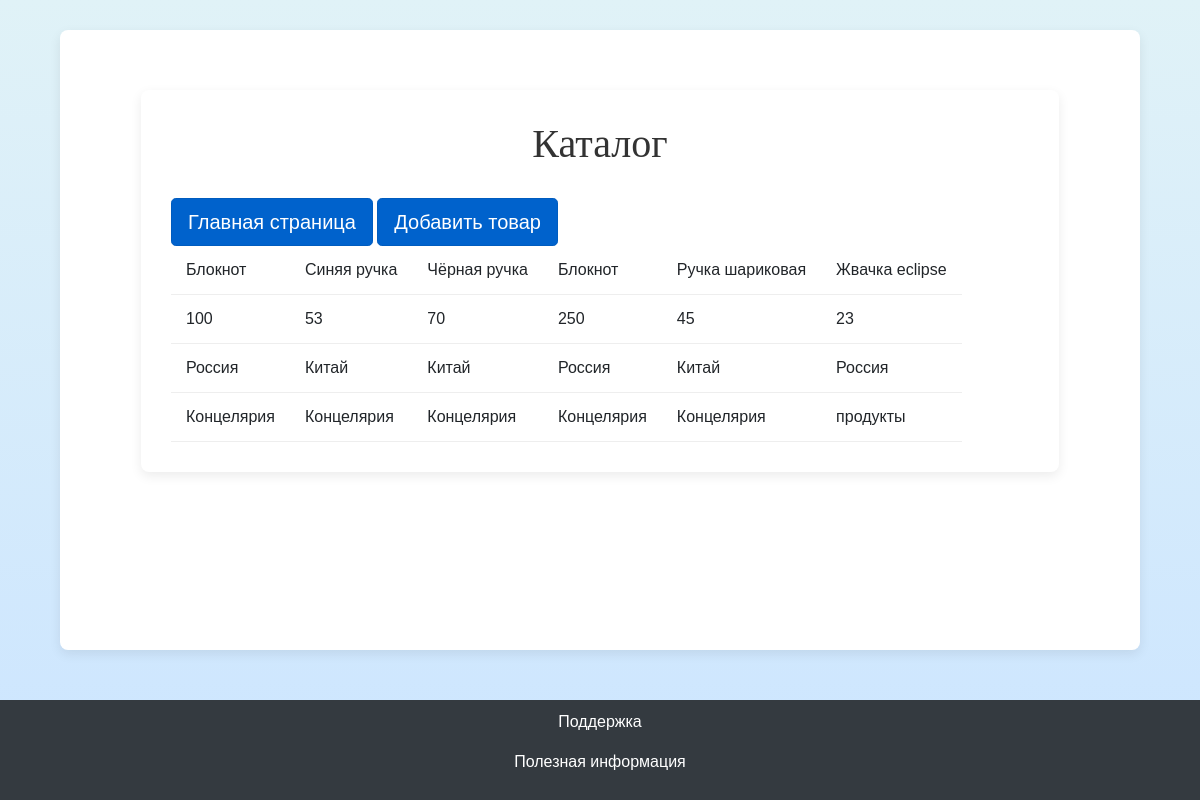
The page /catalog on the database as committed earlier.
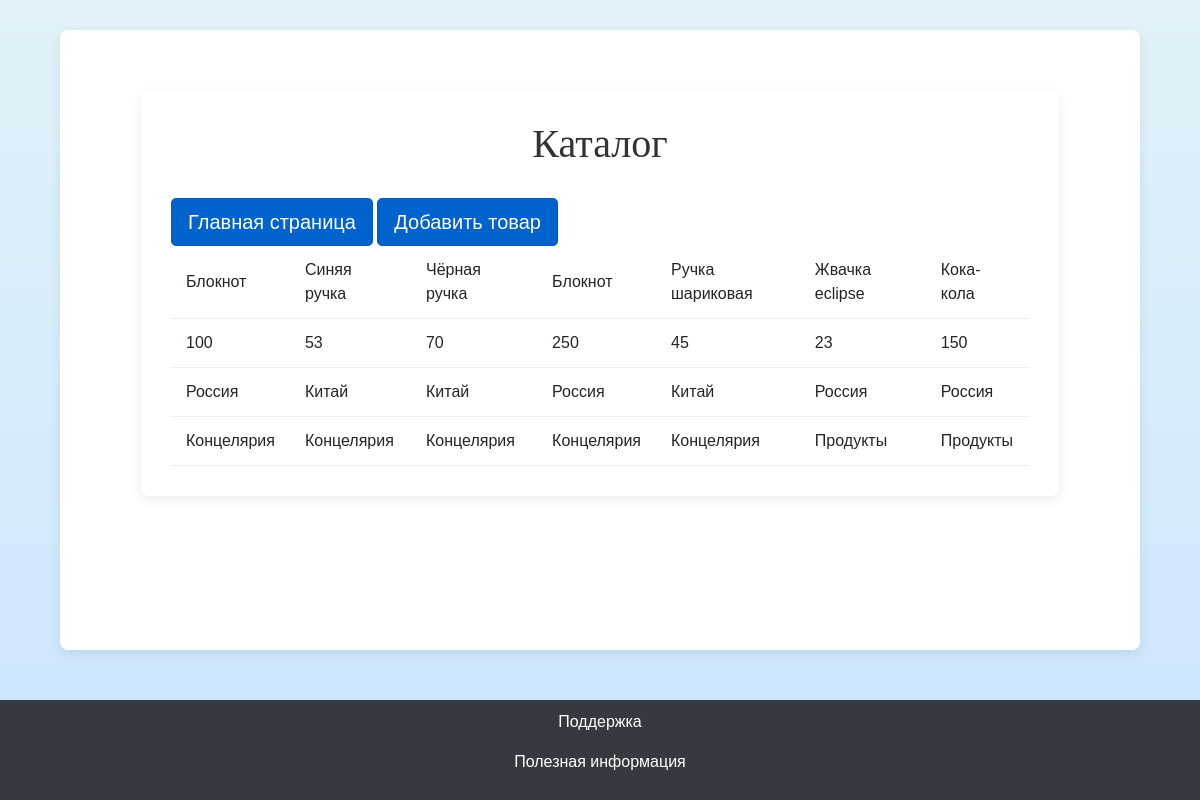
The same page on the database as committed later.
### data/products.py (models this page shows)
class Product(SqlAlchemyBase):
    __tablename__ = 'products'
    id = sqlalchemy.Column(sqlalchemy.Integer,
                           primary_key=True, autoincrement=True)
    name = sqlalchemy.Column(sqlalchemy.String, nullable=True)
    price = sqlalchemy.Column(sqlalchemy.Integer, nullable=True)
    provider = sqlalchemy.Column(sqlalchemy.String, nullable=True)
    type = sqlalchemy.Column(sqlalchemy.String, nullable=True)

### main.py (the view)
@app.route('/catalog', methods=['GET', 'POST'])
def catalog():
    db_sess = db_session.create_session()
    products_db = db_sess.query(Product).all()
    names = [product.name for product in products_db]
    prices = [product.price for product in products_db]
    providers = [product.provider for product in products_db]
    types = [product.type for product in products_db]
    result = []
    for i in range(len(names)):
        result.append([names[i], prices[i], providers[i], types[i]])
    return render_template('catalog.html', title='Домашняя страница', list=names, list1=prices, list2=providers,
                           list3=types)

### data/db_session.py (called while the page is built)
def create_session() -> Session:
    global __factory
    return __factory()

### templates/catalog.html (shortened to what this page needs)
<!DOCTYPE html>
<html>
<head>
     <link rel="stylesheet" href="https://stackpath.bootstrapcdn.com/bootstrap/4.4.1/css/bootstrap.min.css">
</head>
<body>
<main role="main" class="container">
<div class="container">
    <h1>Каталог</h1>
    <a href="success" class="btn btn-primary btn-lg active" role="button" aria-pressed="true">Главная страница</a>
    <a href="add" class="btn btn-primary btn-lg active" role="button" aria-pressed="true">Добавить товар</a>
    <table class="product-table">
        <tbody>
        <tr>
            {% for item in list %}
            <td>{{item}}</td>
            {% endfor %}
        </tr>
        <tr>
            {% for item in list1 %}
            <td>{{item}}</td>
            {% endfor %}
        </tr>
        <tr>
            {% for item in list2 %}
            <td>{{item}}</td>
            {% endfor %}
        </tr>
        <tr>
            {% for item in list3 %}
            <td>{{item}}</td>
            {% endfor %}
        </tr>
        </tbody>
    </table>
</div>
</main>
<footer>
    <p><a class="telegram-link" href="https://t.me/store1523_support_bot" target="_blank">Поддержка</a></p>
    <p><a class="telegram-link" href="https://t.me/store1523_news_bot" target="_blank">Полезная информация</a></p>
</footer>
</body>
</html>

Rows that differ between the two databases and show on the page:
changed Product "Жвачка eclipse": type "продукты" → "Продукты"
added Product: name "Кока-кола", provider "Россия", type "Продукты"
Other text that changed with them:
new list line: "150"
